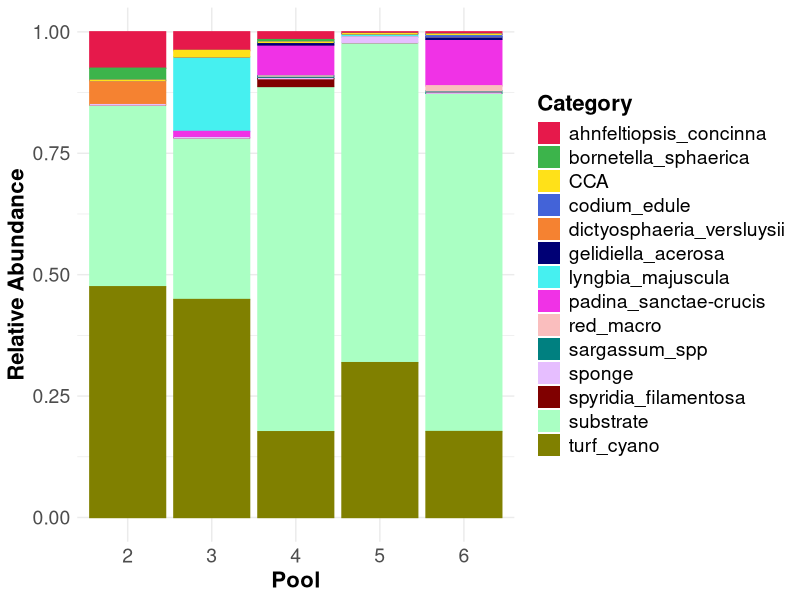
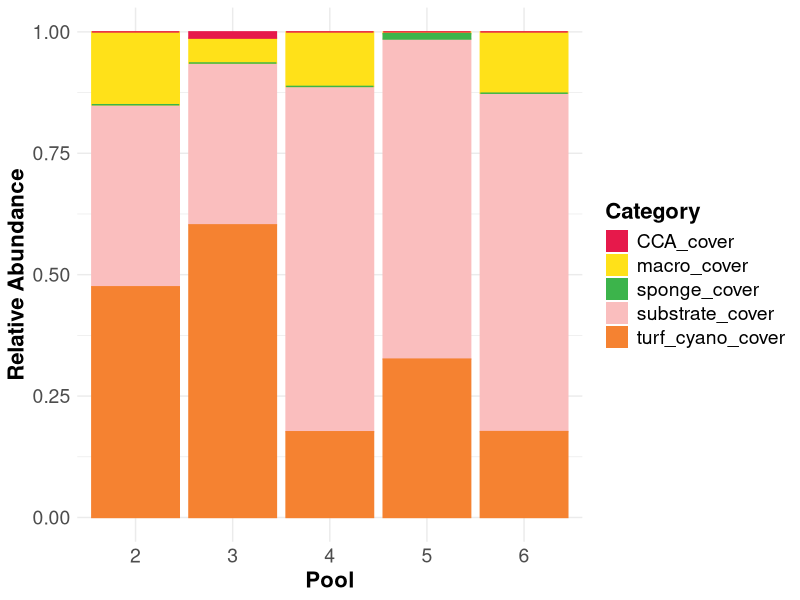
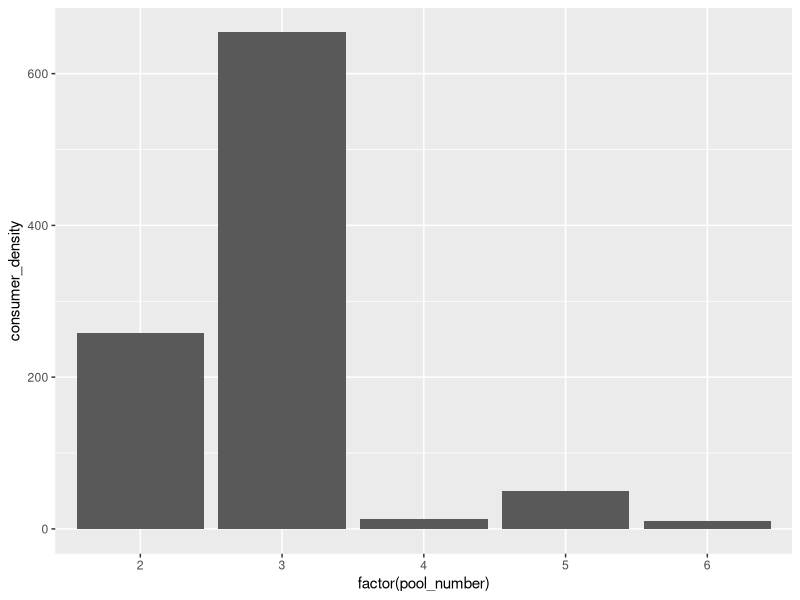
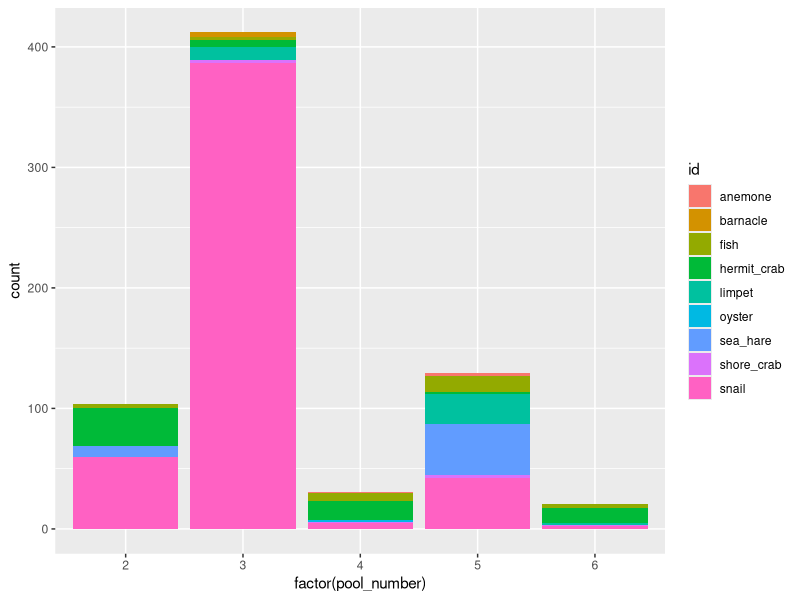
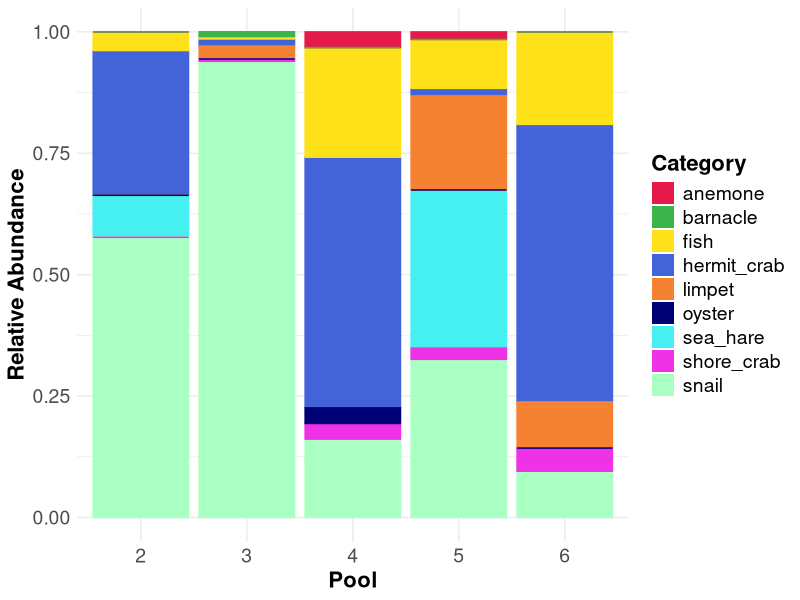

These charts were generated, in order, by the following R code:
## ---- chunk 1
library(tidyverse)
library(here)
## ---- chunk 2
prods <- read_csv(here("Test Sampling", "Data", "producers.csv"))
cons <- read_csv(here("Test Sampling", "Data", "consumers.csv"))
## ---- chunk 3
prods_long <- prods %>%
  select(-c("substrate_cover":"notes")) %>%
  pivot_longer(
    cols = c("substrate":"sponge"),
    names_to = "id",
    values_to = "num_points")
## ---- chunk 4
prods_long %>% ggplot(aes(x= factor(pool_number),
               y = num_points, 
               fill= factor(id), 
               color= id)) + # set lines surrounding each color to match the fill colors
      geom_bar(stat="identity", position="fill") + # stacked bars
   
      labs(x = "Pool", # labels
           y="Relative Abundance",
           fill = "Category") +

      theme_minimal() +  # theme
      theme(title = element_text(size = 18, face = "bold"), # make title bigger and bold
            axis.title = element_text(size = 16), # make all text bigger
            axis.text = element_text(size = 14),
            legend.title = element_text(size = 16),
            legend.text = element_text(size = 14)) +
    
      
      guides(color = "none") + # keep only legend for fill since fill and color are the same
      
      scale_fill_manual(values = c('#e6194b', '#3cb44b', '#ffe119', '#4363d8', '#f58231', '#000075', '#46f0f0', '#f032e6', '#fabebe', '#008080', '#e6beff', '#800000', '#aaffc3', '#808000')) +
      
      scale_color_manual(values = c('#e6194b', '#3cb44b', '#ffe119', '#4363d8', '#f58231', '#000075', '#46f0f0', '#f032e6', '#fabebe', '#008080', '#e6beff', '#800000', '#aaffc3', '#808000'))
## ---- chunk 5
prods_cover_long <- prods %>%
  select(-c("substrate":"total_points", "cover_sum", "notes")) %>%
  pivot_longer(
    cols = c("substrate_cover":"sponge_cover"),
    names_to = "id",
    values_to = "num_points")
## ---- chunk 6
prods_cover_long %>% ggplot(aes(x= factor(pool_number),
               y = num_points, 
               fill= factor(id), 
               color= id)) + # set lines surrounding each color to match the fill colors
      geom_bar(stat="identity", position="fill") + # stacked bars
   
      labs(x = "Pool", # labels
           y="Relative Abundance",
           fill = "Category") +

      theme_minimal() +  # theme
      theme(title = element_text(size = 18, face = "bold"), # make title bigger and bold
            axis.title = element_text(size = 16), # make all text bigger
            axis.text = element_text(size = 14),
            legend.title = element_text(size = 16),
            legend.text = element_text(size = 14)) +
    
      
      guides(color = "none") + # keep only legend for fill since fill and color are the same
      
      scale_fill_manual(values = c('#e6194b', '#ffe119', '#3cb44b', '#fabebe', '#f58231')) +
      
      scale_color_manual(values = c('#e6194b', '#ffe119', '#3cb44b', '#fabebe', '#f58231'))
## ---- chunk 7
cons %>% ggplot(aes(x = factor(pool_number),
                    y = consumer_density)) +
  geom_bar(stat = "identity")
## ---- chunk 8
cons_long <- cons %>%
  select(-c("total_consumers":"notes")) %>%
  pivot_longer(
    cols = c("sea_hare":"barnacle"),
    names_to = "id",
    values_to = "count")
## ---- chunk 9
cons_long %>% ggplot(aes(x = factor(pool_number),
                    y = count , 
                    fill = id)) + 
  geom_bar(stat = "identity")
## ---- chunk 10
cons_long %>% ggplot(aes(x= factor(pool_number),
               y = count, 
               fill= factor(id), 
               color= id)) + # set lines surrounding each color to match the fill colors
      geom_bar(stat="identity", position="fill") + # stacked bars
   
      labs(x = "Pool", # labels
           y="Relative Abundance",
           fill = "Category") +

      theme_minimal() +  # theme
      theme(title = element_text(size = 18, face = "bold"), # make title bigger and bold
            axis.title = element_text(size = 16), # make all text bigger
            axis.text = element_text(size = 14),
            legend.title = element_text(size = 16),
            legend.text = element_text(size = 14)) +
    
      
      guides(color = "none") + # keep only legend for fill since fill and color are the same
      
      scale_fill_manual(values = c('#e6194b', '#3cb44b', '#ffe119', '#4363d8', '#f58231', '#000075', '#46f0f0', '#f032e6', '#aaffc3')) +
      
      scale_color_manual(values = c('#e6194b', '#3cb44b', '#ffe119', '#4363d8', '#f58231', '#000075', '#46f0f0', '#f032e6', '#aaffc3'))
